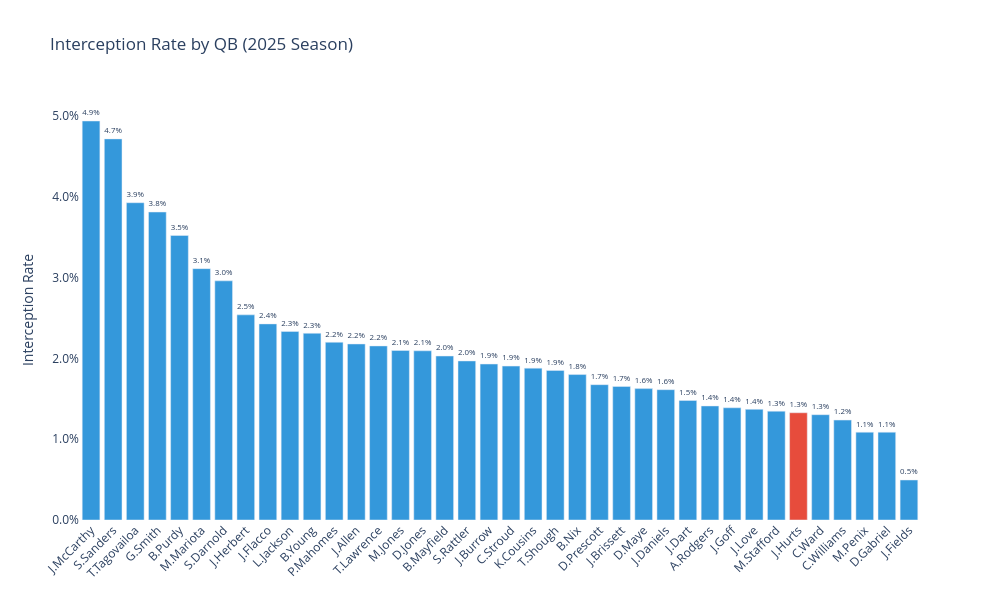

Notebook code cell kept with this figure:
### Markdown cell above
## 4. Turnover Analysis

Interceptions and turnover-worthy plays — how often does each QB put the ball in danger?

### Code cell
# Interception rate
turnovers = throws.groupby('passer_player_name').agg(
    attempts=('play_id', 'count'),
    interceptions=('interception', 'sum'),
).copy()
turnovers['int_rate'] = turnovers['interceptions'] / turnovers['attempts']
turnovers = turnovers.sort_values('int_rate', ascending=False)

colors = ['#e74c3c' if 'Hurts' in name else '#3498db' for name in turnovers.index]

fig = go.Figure(go.Bar(
    x=turnovers.index,
    y=turnovers['int_rate'],
    marker_color=colors,
    text=[f"{v:.1%}" for v in turnovers['int_rate']],
    textposition='outside',
))
fig.update_layout(
    title='Interception Rate by QB (2025 Season)',
    yaxis_title='Interception Rate',
    xaxis_tickangle=-45,
    width=1000, height=600,
    plot_bgcolor='white',
    yaxis=dict(tickformat='.1%'),
)
fig.show()

ranked = turnovers['int_rate'].rank(ascending=False)
for name in turnovers.index:
    if 'Hurts' in name:
        print(f"\n{name}: INT rate rank: {int(ranked[name])} of {len(ranked)} (1 = most INTs)")
        print(f"INTs: {int(turnovers.loc[name, 'interceptions'])} on {int(turnovers.loc[name, 'attempts'])} attempts ({turnovers.loc[name, 'int_rate']:.1%})")

### Figure 1 — Plotly figure (JSON) as saved in the notebook; plotly's stock layout.template omitted (floating-point values rounded to 4 significant figures)
{"data": [{"marker": {"color": ["#3498db", "#3498db", "#3498db", "#3498db", "#3498db", "#3498db", "#3498db", "#3498db", "#3498db", "#3498db", "#3498db", "#3498db", "#3498db", "#3498db", "#3498db", "#3498db", "#3498db", "#3498db", "#3498db", "#3498db", "#3498db", "#3498db", "#3498db", "#3498db", "#3498db", "#3498db", "#3498db", "#3498db", "#3498db", "#3498db", "#3498db", "#3498db", "#e74c3c", "#3498db", "#3498db", "#3498db", "#3498db", "#3498db"]}, "text": ["4.9%", "4.7%", "3.9%", "3.8%", "3.5%", "3.1%", "3.0%", "2.5%", "2.4%", "2.3%", "2.3%", "2.2%", "2.2%", "2.2%", "2.1%", "2.1%", "2.0%", "2.0%", "1.9%", "1.9%", "1.9%", "1.9%", "1.8%", "1.7%", "1.7%", "1.6%", "1.6%", "1.5%", "1.4%", "1.4%", "1.4%", "1.3%", "1.3%", "1.3%", "1.2%", "1.1%", "1.1%", "0.5%"], "textposition": "outside", "type": "bar", "x": ["J.McCarthy", "S.Sanders", "T.Tagovailoa", "G.Smith", "B.Purdy", "M.Mariota", "S.Darnold", "J.Herbert", "J.Flacco", "L.Jackson", "B.Young", "P.Mahomes", "J.Allen", "T.Lawrence", "M.Jones", "D.Jones", "B.Mayfield", "S.Rattler", "J.Burrow", "C.Stroud", "K.Cousins", "T.Shough", "B.Nix", "D.Prescott", "J.Brissett", "D.Maye", "J.Daniels", "J.Dart", "A.Rodgers", "J.Goff", "J.Love", "M.Stafford", "J.Hurts", "C.Ward", "C.Williams", "M.Penix", "D.Gabriel", "J.Fields"], "y": [0.04938, 0.04717, 0.03927, 0.03812, 0.03521, 0.03111, 0.0296, 0.02539, 0.02427, 0.02333, 0.02311, 0.022, 0.02179, 0.02154, 0.02098, 0.02094, 0.0203, 0.01969, 0.01931, 0.01905, 0.0188, 0.01852, 0.018, 0.01675, 0.01653, 0.01626, 0.01613, 0.01479, 0.01411, 0.01389, 0.0137, 0.01347, 0.01327, 0.01304, 0.01237, 0.01087, 0.01087, 0.00495]}], "layout": {"height": 600, "plot_bgcolor": "white", "title": {"text": "Interception Rate by QB (2025 Season)"}, "width": 1000, "xaxis": {"tickangle": -45}, "yaxis": {"tickformat": ".1%", "title": {"text": "Interception Rate"}}}}
